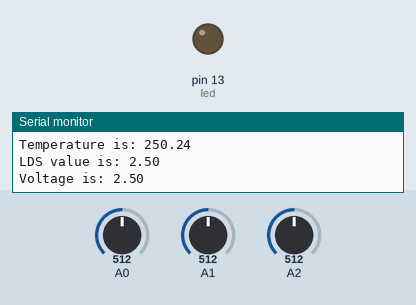
Simulated run of this sketch. Board: Arduino Uno, built with avr-gcc and run on an emulated ATmega328P. On the bench: output pins drawn as LEDs (lit = HIGH), the last lines printed to the serial monitor. The inputs (shaded band) are chosen by the test bench; at power-on: A1 = 512, A0 = 512, A2 = 512.

Above: at 1.3 s.
1.4 s: A1 set to 12
2.9 s: A1 set to 9
At 3.7 s:
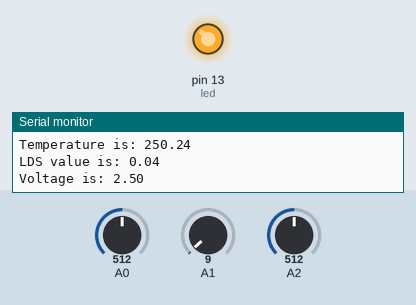
4.5 s: A0 set to 222
7.5 s: A0 set to 187
9.0 s: A1 set to 122
At 10.3 s:
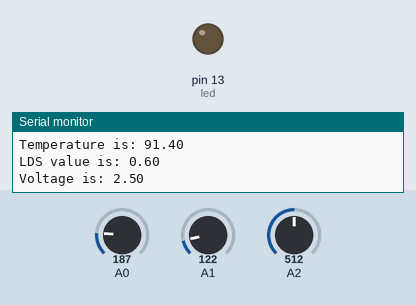
12.0 s: A1 set to 0
At 13.0 s:
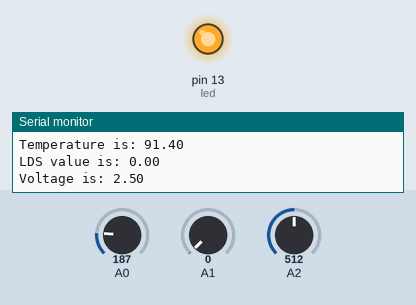
Timing chart, 0 to 14.5 s (numbered marks = the images above; inputs shaded):
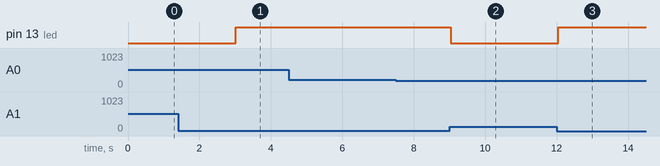

The sketch:

lm35_ldr.ino
```cpp
const int led = 13;

void setup() {
  // put your setup code here, to run once:

Serial.begin(9600);
pinMode(led, OUTPUT);
}

void loop() {
  // put your main code here, to run repeatedly:
int input = analogRead(A0);
float temp = (5.0/1023.0)*input*100.0;

int lds = analogRead(A1);
float lds_value = (5.0/1023.0)*lds;

if (lds_value < 0.05) {
  digitalWrite(led, HIGH);
}
else {
  digitalWrite(led, LOW);
}

int vol = analogRead(A2);
float voltage = (5.0/1023.0)*vol;


Serial.print("Temperature is: ");
Serial.println(temp);

Serial.print("LDS value is: ");
Serial.println(lds_value);

Serial.print("Voltage is: ");
Serial.println(voltage);

delay(500);
}
```

Measured:
- the behaviour switches between 11 and 10 on A1 (found by bisection; images 0 and 1)
- after the input at 2.9 s, pin 13 (led): LOW → HIGH after 0.11 s
- after the input at 9.0 s, pin 13 (led): HIGH → LOW at once
- after the input at 12.0 s, pin 13 (led): LOW → HIGH after 0.05 s
